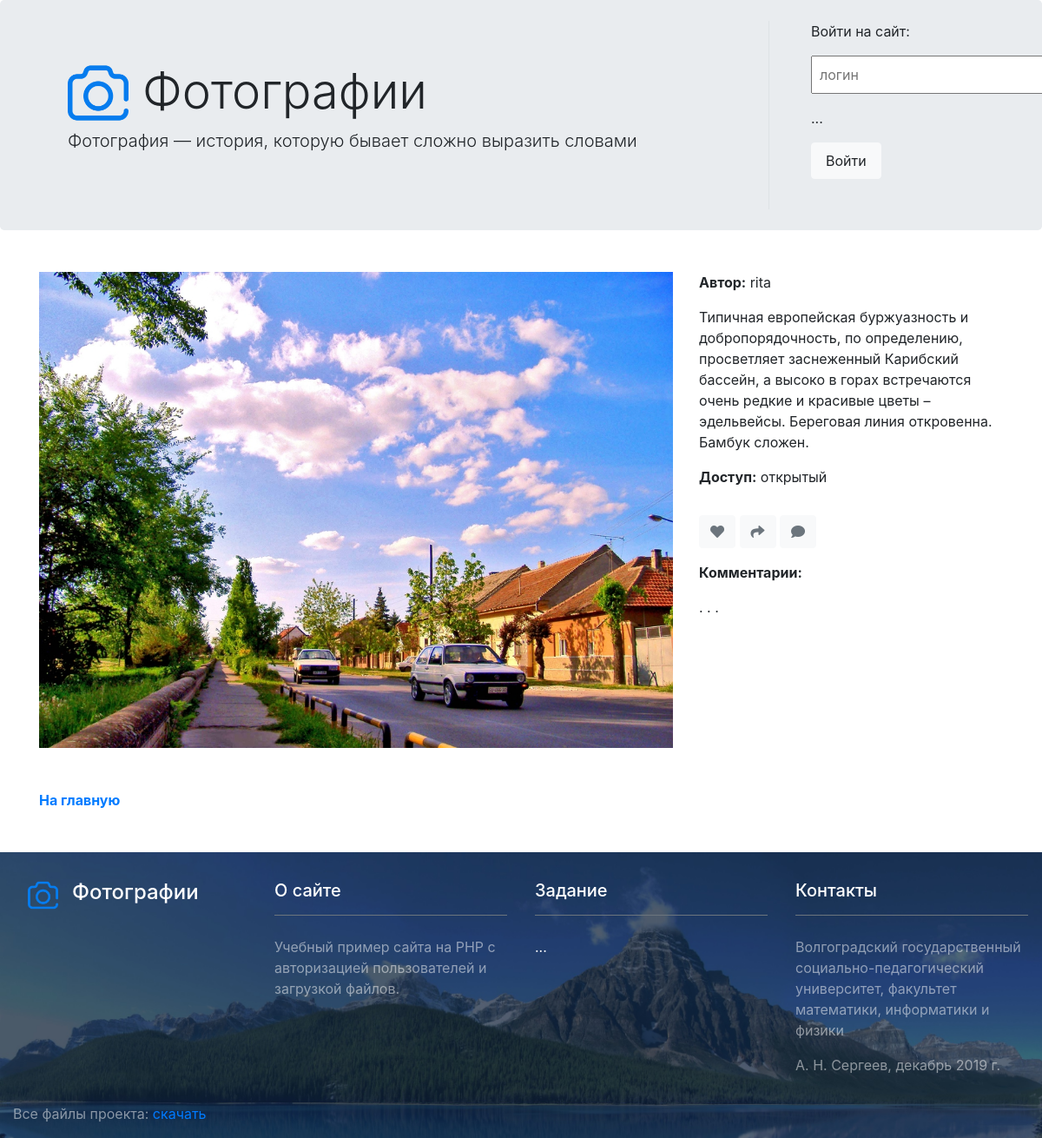
Page /?photo=3 on the committed database.
### tables this page shows
CREATE TABLE IF NOT EXISTS `photos` (
  `id` int(11) NOT NULL AUTO_INCREMENT,
  `file` varchar(255) NOT NULL,
  `caption` text NOT NULL,
  `user` varchar(20) NOT NULL,
  `status` varchar(20) NOT NULL,
  PRIMARY KEY (`id`),
  KEY `user` (`user`,`status`)
);

### photo.php (the view)
<div class="container mb-5">
    <?php
        $status = array(    "private" => "закрытый",
                            "public" => "открытый",
                            "draft" => "черновик" );
        $result = $mysqli->query( "SELECT * FROM photos WHERE id=$photo" );
        $row = $result->fetch_assoc();
    ?>
    <div class="row">
        <div class="col col-12 col-md-8 mt-5">
            <img src="photos/<?php echo $row['file'] ?>" class="img-fluid">
        </div>
        <div class="col col-12 col-md-4 mt-5">
            <p><strong>Автор:</strong> <?php echo $row['user'] ?>
            <p><?php echo $row['caption'] ?>
            <p><strong>Доступ:</strong> <?php echo $status[$row['status']] ?>
            <p>
            <a href="123" class="btn btn-light text-secondary mt-3" title="Лайк"><i class="fas fa-heart"></i></a>
            <a href="123" class="btn btn-light text-secondary mt-3" title="Репост"><i class="fas fa-share"></i></a>
            <a href="123" class="btn btn-light text-secondary mt-3" title="Комментарий"><i class="fas fa-comment"></i></a>
            <p><strong>Комментарии:</strong>
            <p>. . .
        </div>
    </div>
    <div class="row mt-5">
        <div class="col">
            <strong><a href=".">На главную</a></strong>
        </div>
    </div>
</div>

### rows in the picture
photos: file (picture), user "rita", caption "Типичная европейская буржуазность и добропорядочность, по определению, просветляет заснеженный Карибский бассейн, а высоко в горах встречаются очень редкие и красивые цветы – эдельвейсы. Береговая линия откровенна. Бамбук сложен.", status "открытый"
